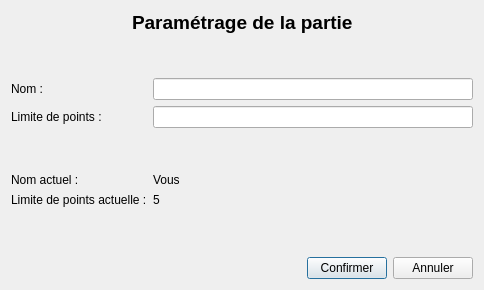
<?xml version="1.0" encoding="UTF-8"?>
<ui version="4.0">
 <class>FenetreParametrage</class>
 <widget class="QDialog" name="FenetreParametrage">
  <property name="geometry">
   <rect>
    <x>0</x>
    <y>0</y>
    <width>484</width>
    <height>290</height>
   </rect>
  </property>
  <property name="windowTitle">
   <string>Paramétrer la partie</string>
  </property>
  <property name="windowIcon">
   <iconset resource="ressourcesChifoumi.qrc">
    <normaloff>:/chifoumi/images/Parametrage.png</normaloff>:/chifoumi/images/Parametrage.png</iconset>
  </property>
  <layout class="QFormLayout" name="formLayout_2">
   <item row="1" column="0" colspan="2">
    <layout class="QHBoxLayout" name="horizontalLayout_2">
     <item>
      <layout class="QGridLayout" name="gridLayout">
       <item row="4" column="0">
        <spacer name="verticalSpacer">
         <property name="orientation">
          <enum>Qt::Vertical</enum>
         </property>
         <property name="sizeHint" stdset="0">
          <size>
           <width>20</width>
           <height>40</height>
          </size>
         </property>
        </spacer>
       </item>
       <item row="3" column="1">
        <widget class="QLineEdit" name="SLimite">
         <property name="maxLength">
          <number>3</number>
         </property>
         <property name="placeholderText">
          <string/>
         </property>
        </widget>
       </item>
       <item row="3" column="0">
        <widget class="QLabel" name="label">
         <property name="text">
          <string>Limite de points :</string>
         </property>
        </widget>
       </item>
       <item row="5" column="1">
        <widget class="QLabel" name="LNom">
         <property name="text">
          <string>Vous</string>
         </property>
        </widget>
       </item>
       <item row="5" column="0">
        <widget class="QLabel" name="label_3">
         <property name="text">
          <string>Nom actuel :</string>
         </property>
        </widget>
       </item>
       <item row="2" column="1">
        <widget class="QLineEdit" name="SNom">
         <property name="inputMask">
          <string/>
         </property>
         <property name="maxLength">
          <number>12</number>
         </property>
         <property name="placeholderText">
          <string/>
         </property>
        </widget>
       </item>
       <item row="6" column="0">
        <widget class="QLabel" name="label_4">
         <property name="text">
          <string>Limite de points actuelle :</string>
         </property>
        </widget>
       </item>
       <item row="2" column="0">
        <widget class="QLabel" name="label_2">
         <property name="text">
          <string>Nom :</string>
         </property>
        </widget>
       </item>
       <item row="6" column="1">
        <widget class="QLabel" name="LLimite">
         <property name="text">
          <string>5</string>
         </property>
        </widget>
       </item>
       <item row="1" column="0">
        <spacer name="verticalSpacer_2">
         <property name="orientation">
          <enum>Qt::Vertical</enum>
         </property>
         <property name="sizeHint" stdset="0">
          <size>
           <width>20</width>
           <height>40</height>
          </size>
         </property>
        </spacer>
       </item>
      </layout>
     </item>
    </layout>
   </item>
   <item row="0" column="0" colspan="2">
    <layout class="QHBoxLayout" name="horizontalLayout">
     <item>
      <spacer name="horizontalSpacer">
       <property name="orientation">
        <enum>Qt::Horizontal</enum>
       </property>
       <property name="sizeHint" stdset="0">
        <size>
         <width>40</width>
         <height>20</height>
        </size>
       </property>
      </spacer>
     </item>
     <item>
      <widget class="QLabel" name="label_7">
       <property name="font">
        <font>
         <pointsize>14</pointsize>
         <weight>75</weight>
         <bold>true</bold>
        </font>
       </property>
       <property name="text">
        <string>Paramétrage de la partie</string>
       </property>
      </widget>
     </item>
     <item>
      <spacer name="horizontalSpacer_2">
       <property name="orientation">
        <enum>Qt::Horizontal</enum>
       </property>
       <property name="sizeHint" stdset="0">
        <size>
         <width>40</width>
         <height>20</height>
        </size>
       </property>
      </spacer>
     </item>
    </layout>
   </item>
   <item row="3" column="0" colspan="2">
    <layout class="QHBoxLayout" name="horizontalLayout_3">
     <item>
      <spacer name="horizontalSpacer_3">
       <property name="orientation">
        <enum>Qt::Horizontal</enum>
       </property>
       <property name="sizeHint" stdset="0">
        <size>
         <width>40</width>
         <height>20</height>
        </size>
       </property>
      </spacer>
     </item>
     <item>
      <widget class="QPushButton" name="BConfirmer">
       <property name="text">
        <string>Confirmer</string>
       </property>
      </widget>
     </item>
     <item>
      <widget class="QPushButton" name="BAnnuler">
       <property name="text">
        <string>Annuler</string>
       </property>
      </widget>
     </item>
    </layout>
   </item>
   <item row="2" column="0" colspan="2">
    <spacer name="verticalSpacer_3">
     <property name="orientation">
      <enum>Qt::Vertical</enum>
     </property>
     <property name="sizeHint" stdset="0">
      <size>
       <width>20</width>
       <height>40</height>
      </size>
     </property>
    </spacer>
   </item>
  </layout>
 </widget>
 <tabstops>
  <tabstop>SNom</tabstop>
  <tabstop>SLimite</tabstop>
  <tabstop>BConfirmer</tabstop>
  <tabstop>BAnnuler</tabstop>
 </tabstops>
 <resources>
  <include location="ressourcesChifoumi.qrc"/>
 </resources>
 <connections/>
</ui>
